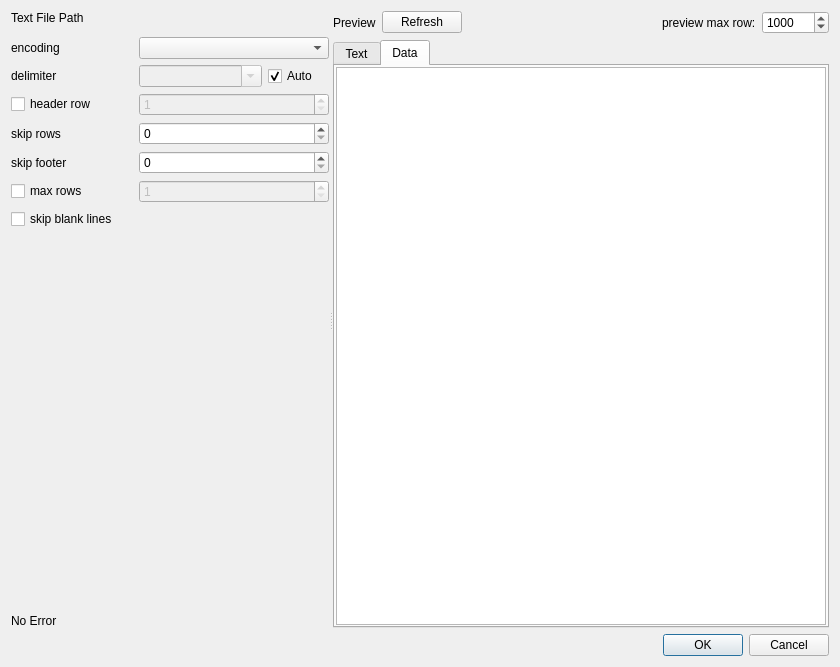
<?xml version="1.0" encoding="UTF-8"?>
<ui version="4.0">
 <class>DATxtFileImportDialog</class>
 <widget class="QDialog" name="DATxtFileImportDialog">
  <property name="geometry">
   <rect>
    <x>0</x>
    <y>0</y>
    <width>840</width>
    <height>667</height>
   </rect>
  </property>
  <property name="windowTitle">
   <string>Txt Import</string>
  </property>
  <layout class="QVBoxLayout" name="verticalLayout_5">
   <item>
    <widget class="QSplitter" name="splitter">
     <property name="orientation">
      <enum>Qt::Horizontal</enum>
     </property>
     <widget class="QWidget" name="layoutWidget">
      <layout class="QVBoxLayout" name="verticalLayout_4">
       <item>
        <widget class="QLabel" name="label">
         <property name="text">
          <string>Text File Path</string>
         </property>
        </widget>
       </item>
       <item>
        <widget class="DA::DAFilePathEditWidget" name="filePathEditWidget" native="true"/>
       </item>
       <item>
        <layout class="QGridLayout" name="gridLayout">
         <item row="5" column="2" colspan="3">
          <widget class="QSpinBox" name="spinBoxMaxRows">
           <property name="enabled">
            <bool>false</bool>
           </property>
           <property name="toolTip">
            <string>The maximum number of rows to read</string>
           </property>
           <property name="minimum">
            <number>1</number>
           </property>
           <property name="maximum">
            <number>999999999</number>
           </property>
          </widget>
         </item>
         <item row="4" column="2" colspan="3">
          <widget class="QSpinBox" name="spinBoxSkipFooter">
           <property name="toolTip">
            <string>The number of lines to skip at the end of the file</string>
           </property>
           <property name="maximum">
            <number>999999999</number>
           </property>
          </widget>
         </item>
         <item row="1" column="4">
          <widget class="QCheckBox" name="checkBoxDelimiter">
           <property name="text">
            <string>Auto</string>
           </property>
           <property name="checked">
            <bool>true</bool>
           </property>
          </widget>
         </item>
         <item row="0" column="2" colspan="3">
          <widget class="QComboBox" name="comboBoxCodec"/>
         </item>
         <item row="5" column="0" colspan="2">
          <widget class="QCheckBox" name="checkBoxMaxRows">
           <property name="text">
            <string>max rows</string>
           </property>
          </widget>
         </item>
         <item row="3" column="2" colspan="3">
          <widget class="QSpinBox" name="spinBoxSkipHeader">
           <property name="toolTip">
            <string>The number of lines to skip at the beginning of the file</string>
           </property>
           <property name="maximum">
            <number>999999999</number>
           </property>
          </widget>
         </item>
         <item row="1" column="0" colspan="2">
          <widget class="QLabel" name="label_3">
           <property name="text">
            <string>delimiter</string>
           </property>
          </widget>
         </item>
         <item row="3" column="0" colspan="2">
          <widget class="QLabel" name="label_4">
           <property name="text">
            <string>skip rows</string>
           </property>
          </widget>
         </item>
         <item row="0" column="0" colspan="2">
          <widget class="QLabel" name="label_6">
           <property name="text">
            <string>encoding</string>
           </property>
          </widget>
         </item>
         <item row="1" column="2" colspan="2">
          <widget class="QComboBox" name="comboBoxDelimiter">
           <property name="enabled">
            <bool>false</bool>
           </property>
           <property name="toolTip">
            <string>&lt;html&gt;&lt;head/&gt;&lt;body&gt;&lt;p&gt;Character or regex pattern to treat as the delimiter&lt;/p&gt;&lt;/body&gt;&lt;/html&gt;</string>
           </property>
           <property name="editable">
            <bool>true</bool>
           </property>
          </widget>
         </item>
         <item row="6" column="0" colspan="5">
          <widget class="QCheckBox" name="checkBoxSkipBlankLines">
           <property name="toolTip">
            <string>skip over blank lines rather than interpreting as NaN values</string>
           </property>
           <property name="text">
            <string>skip blank lines</string>
           </property>
          </widget>
         </item>
         <item row="4" column="0" colspan="2">
          <widget class="QLabel" name="label_5">
           <property name="text">
            <string>skip footer</string>
           </property>
          </widget>
         </item>
         <item row="2" column="0" colspan="2">
          <widget class="QCheckBox" name="checkBoxHeaderRow">
           <property name="toolTip">
            <string>Row number(s) containing column labels and marking the start of the data</string>
           </property>
           <property name="text">
            <string>header row</string>
           </property>
          </widget>
         </item>
         <item row="2" column="2" colspan="3">
          <widget class="QSpinBox" name="spinBoxHeaderRow">
           <property name="enabled">
            <bool>false</bool>
           </property>
           <property name="toolTip">
            <string>Row number(s) containing column labels and marking the start of the data</string>
           </property>
           <property name="minimum">
            <number>1</number>
           </property>
           <property name="maximum">
            <number>999999999</number>
           </property>
          </widget>
         </item>
        </layout>
       </item>
       <item>
        <spacer name="verticalSpacer">
         <property name="orientation">
          <enum>Qt::Vertical</enum>
         </property>
         <property name="sizeHint" stdset="0">
          <size>
           <width>20</width>
           <height>40</height>
          </size>
         </property>
        </spacer>
       </item>
       <item>
        <widget class="QLabel" name="labelError">
         <property name="text">
          <string>No Error</string>
         </property>
         <property name="wordWrap">
          <bool>true</bool>
         </property>
        </widget>
       </item>
      </layout>
     </widget>
     <widget class="QWidget" name="layoutWidget">
      <layout class="QVBoxLayout" name="verticalLayout_3">
       <item>
        <layout class="QHBoxLayout" name="horizontalLayout">
         <item>
          <widget class="QLabel" name="label_2">
           <property name="text">
            <string>Preview</string>
           </property>
          </widget>
         </item>
         <item>
          <widget class="QPushButton" name="pushButtonRefresh">
           <property name="toolTip">
            <string>&lt;html&gt;&lt;head/&gt;&lt;body&gt;&lt;p&gt;&lt;span style=&quot; font-family:'-apple-system','BlinkMacSystemFont','Segoe UI','Roboto','Ubuntu','Helvetica Neue','Helvetica','Arial','PingFang SC','Hiragino Sans GB','Microsoft YaHei UI','Microsoft YaHei','Source Han Sans CN','sans-serif','Apple Color Emoji','Segoe UI Emoji'; font-size:15px; color:#05073b; background-color:#fdfdfe;&quot;&gt;In order to avoid the interface stalling due to loading of large texts, the maximum number of words in this preview is limited to 100,000 characters&lt;/span&gt;&lt;/p&gt;&lt;/body&gt;&lt;/html&gt;</string>
           </property>
           <property name="text">
            <string>Refresh</string>
           </property>
          </widget>
         </item>
         <item>
          <spacer name="horizontalSpacer">
           <property name="orientation">
            <enum>Qt::Horizontal</enum>
           </property>
           <property name="sizeHint" stdset="0">
            <size>
             <width>40</width>
             <height>20</height>
            </size>
           </property>
          </spacer>
         </item>
         <item>
          <widget class="QLabel" name="label_7">
           <property name="text">
            <string>preview max row:</string>
           </property>
          </widget>
         </item>
         <item>
          <widget class="QSpinBox" name="spinBoxPreviewMaxRow">
           <property name="suffix">
            <string/>
           </property>
           <property name="prefix">
            <string/>
           </property>
           <property name="minimum">
            <number>1</number>
           </property>
           <property name="maximum">
            <number>100000</number>
           </property>
           <property name="singleStep">
            <number>100</number>
           </property>
           <property name="value">
            <number>1000</number>
           </property>
          </widget>
         </item>
        </layout>
       </item>
       <item>
        <widget class="QTabWidget" name="tabWidget">
         <property name="currentIndex">
          <number>1</number>
         </property>
         <widget class="QWidget" name="tab">
          <attribute name="title">
           <string>Text</string>
          </attribute>
          <layout class="QVBoxLayout" name="verticalLayout">
           <property name="spacing">
            <number>1</number>
           </property>
           <property name="leftMargin">
            <number>1</number>
           </property>
           <property name="topMargin">
            <number>1</number>
           </property>
           <property name="rightMargin">
            <number>1</number>
           </property>
           <property name="bottomMargin">
            <number>1</number>
           </property>
           <item>
            <widget class="QPlainTextEdit" name="plainTextEdit">
             <property name="lineWrapMode">
              <enum>QPlainTextEdit::NoWrap</enum>
             </property>
             <property name="readOnly">
              <bool>true</bool>
             </property>
            </widget>
           </item>
          </layout>
         </widget>
         <widget class="QWidget" name="tab_2">
          <attribute name="title">
           <string>Data</string>
          </attribute>
          <layout class="QVBoxLayout" name="verticalLayout_2">
           <property name="spacing">
            <number>1</number>
           </property>
           <property name="leftMargin">
            <number>1</number>
           </property>
           <property name="topMargin">
            <number>1</number>
           </property>
           <property name="rightMargin">
            <number>1</number>
           </property>
           <property name="bottomMargin">
            <number>1</number>
           </property>
           <item>
            <widget class="DA::DAPyDataFrameTableView" name="tableView"/>
           </item>
          </layout>
         </widget>
        </widget>
       </item>
      </layout>
     </widget>
    </widget>
   </item>
   <item>
    <widget class="QDialogButtonBox" name="buttonBox">
     <property name="standardButtons">
      <set>QDialogButtonBox::Cancel|QDialogButtonBox::Ok</set>
     </property>
    </widget>
   </item>
  </layout>
 </widget>
 <customwidgets>
  <customwidget>
   <class>DA::DAPyDataFrameTableView</class>
   <extends>QTableView</extends>
   <header>DAPyDataFrameTableView.h</header>
  </customwidget>
  <customwidget>
   <class>DA::DAFilePathEditWidget</class>
   <extends>QWidget</extends>
   <header>DAFilePathEditWidget.h</header>
   <container>1</container>
  </customwidget>
 </customwidgets>
 <tabstops>
  <tabstop>comboBoxCodec</tabstop>
  <tabstop>checkBoxDelimiter</tabstop>
  <tabstop>spinBoxSkipHeader</tabstop>
  <tabstop>spinBoxSkipFooter</tabstop>
  <tabstop>spinBoxMaxRows</tabstop>
  <tabstop>checkBoxMaxRows</tabstop>
  <tabstop>checkBoxSkipBlankLines</tabstop>
  <tabstop>pushButtonRefresh</tabstop>
  <tabstop>tabWidget</tabstop>
  <tabstop>plainTextEdit</tabstop>
  <tabstop>tableView</tabstop>
 </tabstops>
 <resources/>
 <connections>
  <connection>
   <sender>checkBoxMaxRows</sender>
   <signal>clicked(bool)</signal>
   <receiver>spinBoxMaxRows</receiver>
   <slot>setEnabled(bool)</slot>
   <hints>
    <hint type="sourcelabel">
     <x>64</x>
     <y>202</y>
    </hint>
    <hint type="destinationlabel">
     <x>314</x>
     <y>203</y>
    </hint>
   </hints>
  </connection>
  <connection>
   <sender>buttonBox</sender>
   <signal>accepted()</signal>
   <receiver>DATxtFileImportDialog</receiver>
   <slot>accept()</slot>
   <hints>
    <hint type="sourcelabel">
     <x>712</x>
     <y>641</y>
    </hint>
    <hint type="destinationlabel">
     <x>3</x>
     <y>585</y>
    </hint>
   </hints>
  </connection>
  <connection>
   <sender>buttonBox</sender>
   <signal>rejected()</signal>
   <receiver>DATxtFileImportDialog</receiver>
   <slot>reject()</slot>
   <hints>
    <hint type="sourcelabel">
     <x>741</x>
     <y>644</y>
    </hint>
    <hint type="destinationlabel">
     <x>4</x>
     <y>626</y>
    </hint>
   </hints>
  </connection>
  <connection>
   <sender>checkBoxDelimiter</sender>
   <signal>clicked(bool)</signal>
   <receiver>comboBoxDelimiter</receiver>
   <slot>setDisabled(bool)</slot>
   <hints>
    <hint type="sourcelabel">
     <x>314</x>
     <y>94</y>
    </hint>
    <hint type="destinationlabel">
     <x>248</x>
     <y>81</y>
    </hint>
   </hints>
  </connection>
  <connection>
   <sender>checkBoxHeaderRow</sender>
   <signal>clicked(bool)</signal>
   <receiver>spinBoxHeaderRow</receiver>
   <slot>setEnabled(bool)</slot>
   <hints>
    <hint type="sourcelabel">
     <x>60</x>
     <y>117</y>
    </hint>
    <hint type="destinationlabel">
     <x>214</x>
     <y>113</y>
    </hint>
   </hints>
  </connection>
 </connections>
</ui>
